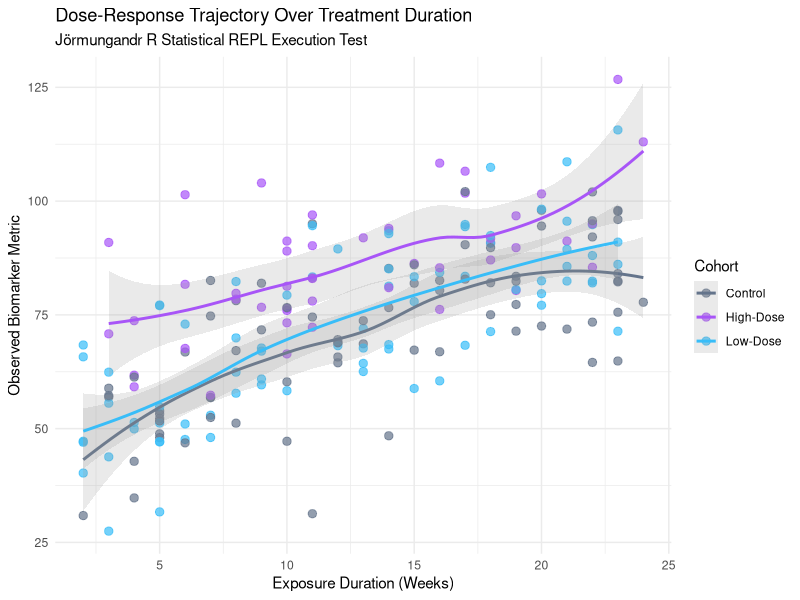

Generate this figure with R:
# ==============================================================================
# Jörmungandr R Language & Statistical REPL Test Script
# Tests: R REPL execution, CRAN package imports, ggplot2 plot interception
# ==============================================================================

# 1. Generate Synthetic Observational Data
set.seed(42)
n_samples <- 200

study_data <- data.frame(
  subject_id = sprintf("SUBJ-%04d", 1:n_samples),
  treatment_group = sample(c("Control", "Low-Dose", "High-Dose"), size = n_samples, replace = TRUE),
  baseline_biomarker = rnorm(n_samples, mean = 50, sd = 10),
  exposure_weeks = round(runif(n_samples, min = 2, max = 24))
)

# Response metric correlated with exposure and treatment
study_data$response_metric <- study_data$baseline_biomarker + 
  (study_data$exposure_weeks * 1.8) + 
  ifelse(study_data$treatment_group == "High-Dose", 15, 0) + 
  rnorm(n_samples, mean = 0, sd = 5)

cat(sprintf("Generated %d observational records.\n", nrow(study_data)))
head(study_data, 10)

# 2. Linear Regression Model
fit <- lm(response_metric ~ baseline_biomarker + exposure_weeks + treatment_group, data = study_data)
summary(fit)

# 3. ggplot2 Visual Interception
# When running inside Jörmungandr, ggplot2 plots are intercepted
# and rendered directly in the centralized Scientific Plot Viewer.
if (requireNamespace("ggplot2", quietly = TRUE)) {
  library(ggplot2)
  
  p <- ggplot(study_data, aes(x = exposure_weeks, y = response_metric, color = treatment_group)) +
    geom_point(alpha = 0.7, size = 2.5) +
    geom_smooth(method = "loess", se = TRUE, alpha = 0.2) +
    theme_minimal() +
    labs(
      title = "Dose-Response Trajectory Over Treatment Duration",
      subtitle = "Jörmungandr R Statistical REPL Execution Test",
      x = "Exposure Duration (Weeks)",
      y = "Observed Biomarker Metric",
      color = "Cohort"
    ) +
    scale_color_manual(values = c("Control" = "#64748b", "Low-Dose" = "#38bdf8", "High-Dose" = "#a855f7"))
  
  print(p)
} else {
  # Base R fallback graphic
  plot(study_data$exposure_weeks, study_data$response_metric, 
       col = as.factor(study_data$treatment_group), 
       pch = 19, 
       main = "Base R Dose-Response Scatter Plot",
       xlab = "Weeks", ylab = "Response Metric")
}
